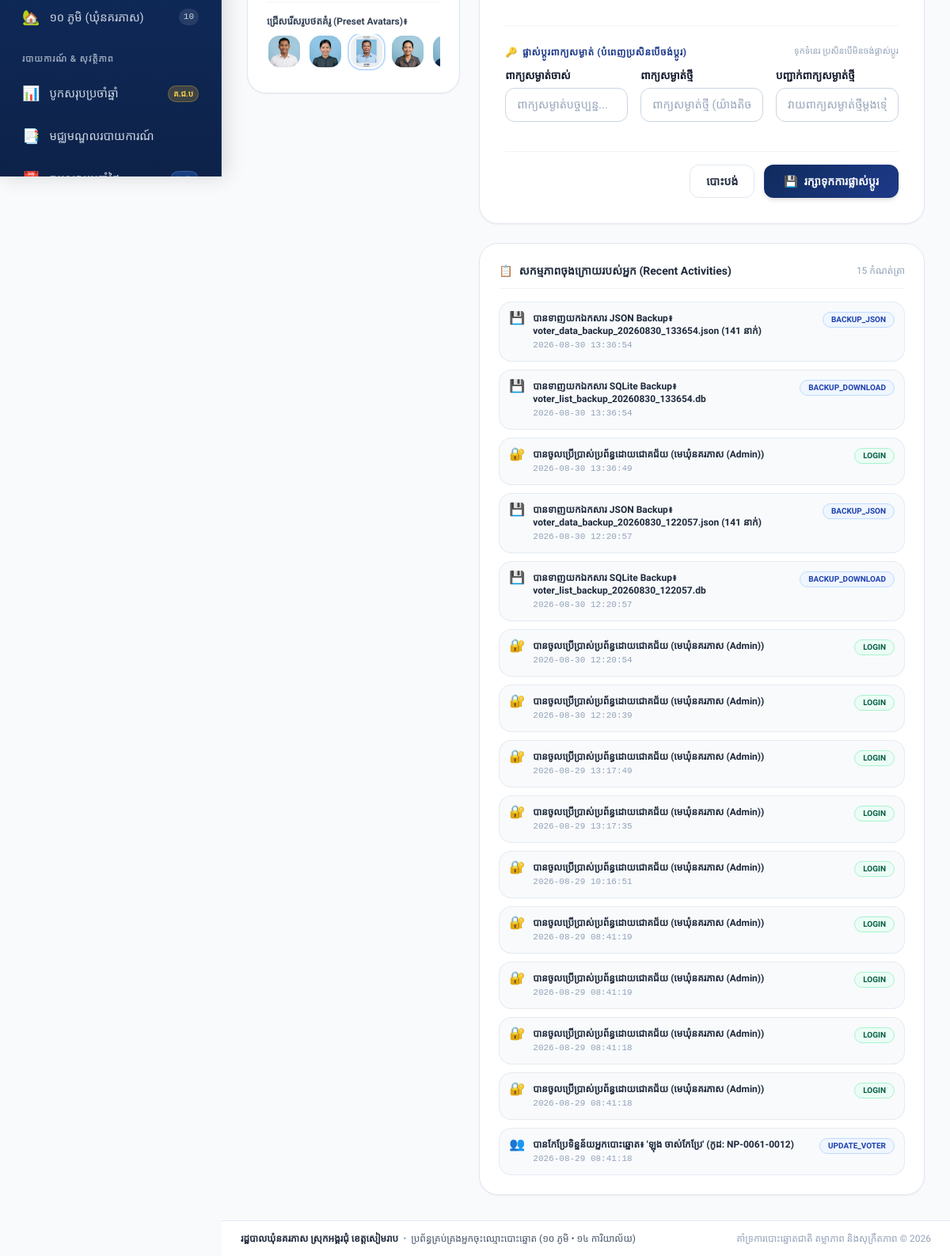
The page /profile (signed in, lower part) on the database as committed earlier.
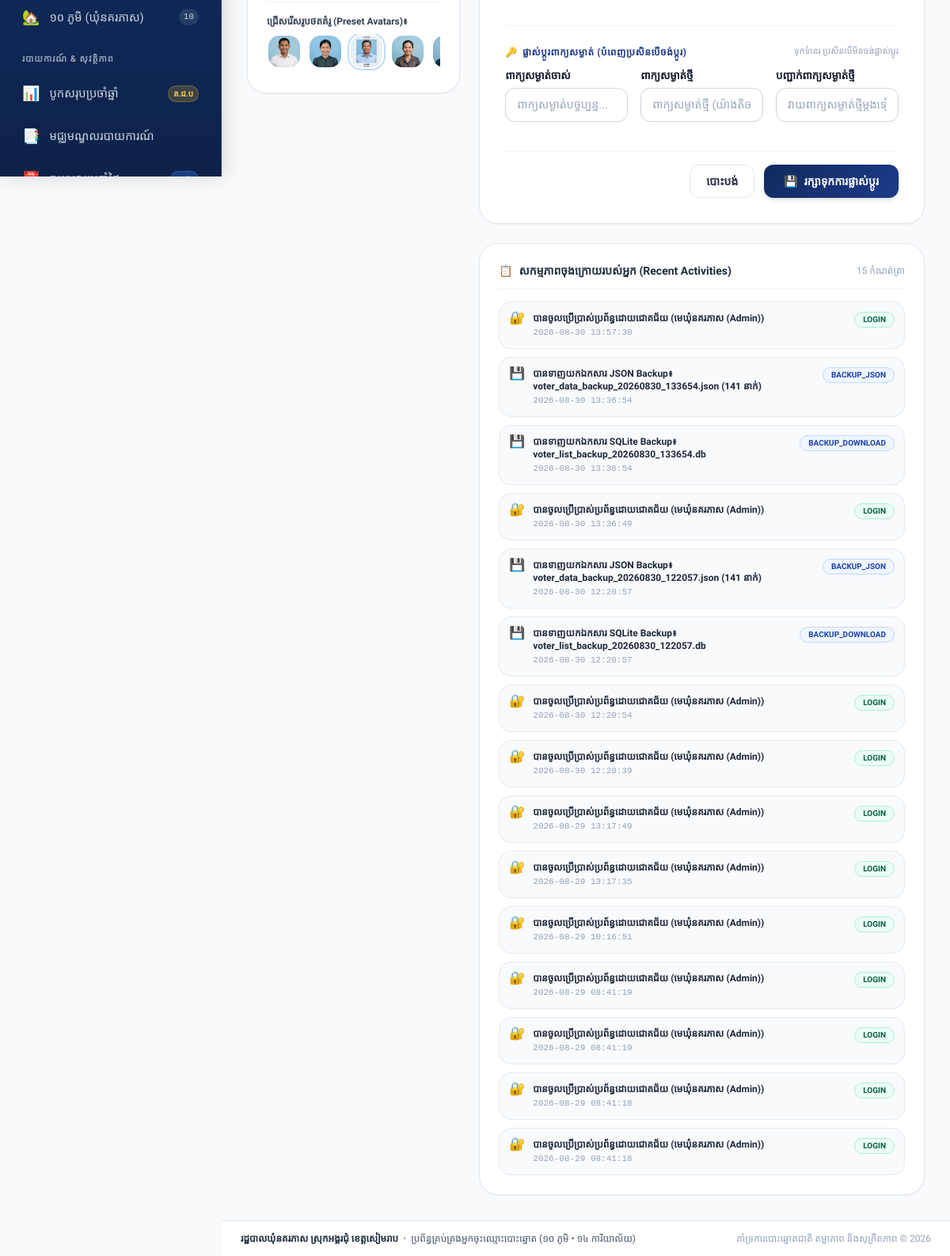
The same page on the database as committed later.
### app/models.py (models this page shows)
class AuditLog(Base):
    __tablename__ = "audit_logs"
    id = Column(Integer, primary_key=True, index=True)
    user_id = Column(Integer, ForeignKey("users.id"), nullable=True)
    username = Column(String(50), nullable=True)
    user_full_name = Column(String(100), nullable=True)
    user_role = Column(String(30), nullable=True)
    action = Column(String(50), nullable=False) # LOGIN, LOGOUT, CREATE_VOTER, UPDATE_VOTER, DELETE_VOTER, CHECKIN, UNCHECKIN, BACKUP, RESTORE, EXPORT
    action_type = Column(String(30), default="info") # info, success, warning, danger
    target_type = Column(String(50), nullable=True) # voter, user, station, village, system
    target_id = Column(String(50), nullable=True)
    description = Column(Text, nullable=False)
    ip_address = Column(String(50), nullable=True)
    created_at = Column(DateTime, default=get_cambodia_now)
    user = relationship("User", foreign_keys=[user_id])

### app/routes/user_routes.py (the view)
@router.get("/profile", response_class=HTMLResponse)
def user_profile_page(request: Request, db: Session = Depends(get_db)):
    current_user = get_current_user_optional(request, db)
    if not current_user:
        return RedirectResponse(url="/login", status_code=302)
    user_logs = db.query(AuditLog).filter(
        AuditLog.user_id == current_user.id
    ).order_by(AuditLog.created_at.desc()).limit(15).all()
    return templates.TemplateResponse(request=request, name="users/profile.html", context={
        "current_user": current_user,
        "preset_avatars": PRESET_AVATARS,
        "user_logs": user_logs
    })

### app/templates/users/profile.html (shortened to what this page needs)
{% extends "base.html" %}
{% block content %}
<div class="space-y-6 max-w-6xl mx-auto">
    <div class="grid grid-cols-1 lg:grid-cols-3 gap-6">
        <div class="lg:col-span-1 space-y-6">
            <div class="card p-6 bg-white rounded-3xl border border-slate-200 shadow-sm text-center">
                <div class="mt-5 pt-4 border-t border-slate-100 text-left">
                    <label class="text-xs font-bold text-slate-700 block mb-2 font-kh-heading">
                        ជ្រើសរើសរូបថតគំរូ (Preset Avatars)៖
                    </label>
                    <div class="flex items-center gap-2 overflow-x-auto pb-1.5" id="presetAvatarsScroll">
                        {% for avatar in preset_avatars %}
                        <img src="{{ avatar }}"
                             onclick="selectProfilePresetAvatar('{{ avatar }}', this)"
                             class="w-11 h-11 rounded-2xl object-cover border-2 border-transparent hover:border-blue-500 cursor-pointer transition flex-shrink-0 preset-avatar-item {% if current_user.photo_url == avatar %}border-blue-600 ring-2 ring-blue-200{% endif %}"
                             title="ជ្រើសរូបនេះ">
                        {% endfor %}
                    </div>
                </div>
            </div>
        </div>
        <div class="lg:col-span-2 space-y-6">
            <div class="card p-6 sm:p-8 bg-white rounded-3xl border border-slate-200 shadow-sm">
                <form id="userProfileForm" onsubmit="submitUserProfileForm(event)" enctype="multipart/form-data" class="space-y-6">
                    <div>
                        <div class="grid grid-cols-1 sm:grid-cols-2 gap-4">
                        </div>
                    </div>
                    <div class="pt-6 border-t border-slate-100">
                        <div class="flex items-center justify-between mb-3">
                            <h3 class="text-xs font-bold text-blue-900 uppercase tracking-wider font-kh-heading flex items-center gap-1.5">
                                <span>🔑</span> ផ្លាស់ប្តូរពាក្យសម្ងាត់ (បំពេញប្រសិនបើចង់ប្តូរ)
                            </h3>
                            <span class="text-[11px] text-slate-400">ទុកទំនេរ ប្រសិនបើមិនចង់ផ្លាស់ប្តូរ</span>
                        </div>
                        <div class="grid grid-cols-1 sm:grid-cols-3 gap-4">
                            <div class="form-group">
                                <label class="form-label">ពាក្យសម្ងាត់ចាស់</label>
                                <input type="password" name="current_password" id="currentPasswordInput" placeholder="ពាក្យសម្ងាត់បច្ចុប្បន្ន..." class="form-control">
                            </div>
                            <div class="form-group">
                                <label class="form-label">ពាក្យសម្ងាត់ថ្មី</label>
                                <input type="password" name="new_password" id="newPasswordInput" placeholder="ពាក្យសម្ងាត់ថ្មី (យ៉ាងតិច ៤ ខ្ទង់)..." class="form-control">
                            </div>
                            <div class="form-group">
                                <label class="form-label">បញ្ជាក់ពាក្យសម្ងាត់ថ្មី</label>
                                <input type="password" name="confirm_password" id="confirmPasswordInput" placeholder="វាយពាក្យសម្ងាត់ថ្មីម្តងទៀត..." class="form-control">
                            </div>
                        </div>
                    </div>
                    <div class="pt-4 border-t border-slate-100 flex items-center justify-end gap-3">
                        <a href="/dashboard" class="btn btn-outline py-2.5 px-5 text-sm font-semibold">
                            បោះបង់
                        </a>
                        <button type="submit" id="saveProfileBtn" class="btn btn-primary py-2.5 px-6 text-sm font-bold shadow-md flex items-center gap-2">
                            <span>💾</span>
                            <span>រក្សាទុកការផ្លាស់ប្តូរ</span>
                        </button>
                    </div>
                </form>
            </div>
            <div class="card p-6 bg-white rounded-3xl border border-slate-200 shadow-sm">
                <div class="flex items-center justify-between pb-3 border-b border-slate-100 mb-4">
                    <h3 class="text-sm font-bold text-slate-800 font-kh-heading flex items-center gap-2">
                        <span>📋</span> សកម្មភាពចុងក្រោយរបស់អ្នក (Recent Activities)
                    </h3>
                    <span class="text-xs text-slate-400">{{ user_logs|length }} កំណត់ត្រា</span>
                </div>
                {% if user_logs %}
                <div class="space-y-2.5">
                    {% for log in user_logs %}
                    <div class="p-3 rounded-2xl bg-slate-50 border border-slate-200/80 flex items-start justify-between gap-3 text-xs">
                        <div class="flex items-start gap-2.5 min-w-0">
                            <span class="text-base leading-none">
                                {% if log.action == 'CHECKIN' %}⚡
                                {% elif 'VOTER' in log.action %}👥
                                {% elif 'BACKUP' in log.action %}💾
                                {% elif 'LOGIN' in log.action %}🔐
                                {% elif 'PROFILE' in log.action %}👤
                                {% else %}📝{% endif %}
                            </span>
                            <div class="min-w-0">
                                <div class="font-bold text-slate-800">{{ log.description }}</div>
                                <div class="text-[11px] text-slate-400 font-mono mt-0.5">{{ log.created_at.strftime('%Y-%m-%d %H:%M:%S') if log.created_at else '' }}</div>
                            </div>
                        </div>
                        <span class="badge badge-{% if log.action_type == 'success' %}success{% elif log.action_type == 'danger' %}danger{% elif log.action_type == 'warning' %}warning{% else %}primary{% endif %} text-[10px] flex-shrink-0">
                            {{ log.action }}
                        </span>
                    </div>
                    {% endfor %}
                </div>
                {% else %}
                <div class="text-center py-6 text-slate-400 text-xs">
                    មិនទាន់មានកំណត់ត្រាសកម្មភាពនៅឡើយទេ
                </div>
                {% endif %}
            </div>
        </div>
    </div>
</div>
{% endblock %}

### app/templates/base.html (shortened to what this page needs)
<!DOCTYPE html>
<html lang="km">
<head>
    <script src="https://cdn.tailwindcss.com"></script>
    <link rel="stylesheet" href="/static/css/style.css?v=28.0">
    <link rel="stylesheet" href="/static/css/print.css?v=28.0" media="print">
</head>
<body class="bg-slate-50 dark:bg-[#0b1329] min-h-screen text-slate-800 dark:text-slate-100 antialiased m-0 p-0 w-full overflow-x-hidden">
    <div class="app-layout">
        {% if current_user %}
        <aside id="appSidebar" class="sidebar no-print">
            <nav class="flex-1 px-3 py-2 space-y-1">
                {% if current_user.role != 'viewer' %}
                <a href="/villages" class="sidebar-nav-link {% if '/villages' in request.url.path %}active{% endif %}">
                    <span class="text-lg">🏡</span>
                    <span class="flex-1">១០ ភូមិ (ឃុំនគរភាស)</span>
                    <span class="text-[11px] px-1.5 py-0.5 rounded-full bg-white/10 text-slate-300 font-mono">10</span>
                </a>
                {% endif %}
                <div class="sidebar-nav-header {% if current_user.role != 'viewer' %}mt-3{% endif %}">របាយការណ៍ & សុវត្ថិភាព</div>
                <a href="/reports/annual-summary"
                    class="sidebar-nav-link {% if '/reports/annual-summary' in request.url.path %}active{% endif %}">
                    <span class="text-lg">📊</span>
                    <span class="flex-1">បូកសរុបប្រចាំឆ្នាំ</span>
                    <span
                        class="text-[10px] px-1.5 py-0.5 rounded-full bg-amber-400/20 text-amber-300 font-bold border border-amber-400/30">គ.ជ.ប</span>
                </a>
                <a href="/reports" class="sidebar-nav-link {% if request.url.path == '/reports' %}active{% endif %}">
                    <span class="text-lg">📑</span>
                    <span>មជ្ឈមណ្ឌលរបាយការណ៍</span>
                </a>
                <a href="/reports/daily"
                    class="sidebar-nav-link {% if '/reports/daily' in request.url.path %}active{% endif %}">
                    <span class="text-lg">📅</span>
                    <span class="flex-1">ចុះឈ្មោះប្រចាំថ្ងៃ</span>
                    <span
                        class="text-[10px] px-1.5 py-0.5 rounded-full bg-blue-500/30 text-blue-200 font-bold border border-blue-400/30">Daily</span>
                </a>
            </nav>
        </aside>
        {% endif %}
        <div class="content-wrapper">
            <main class="flex-1 p-4 sm:p-6 lg:p-8 w-full min-w-0">
                {% block content %}{% endblock %}
            </main>
            <footer class="app-footer no-print">
                <div class="app-footer-container text-xs text-slate-500">
                    <div class="flex items-center gap-1.5 flex-wrap">
                        <strong class="text-slate-800">រដ្ឋបាលឃុំនគរភាស ស្រុកអង្គរជុំ ខេត្តសៀមរាប</strong>
                        <span class="text-slate-400">•</span>
                        <span class="text-slate-600">ប្រព័ន្ធគ្រប់គ្រងអ្នកចុះឈ្មោះបោះឆ្នោត (១០ ភូមិ • ១៤
                            ការិយាល័យ)</span>
                    </div>
                    <div class="text-slate-400 font-medium">
                        គាំទ្រការបោះឆ្នោតជាតិ តម្លាភាព និងសុក្រឹតភាព © 2026
                    </div>
                </div>
            </footer>
        </div>
    </div>
</body>
</html>

Rows that differ between the two databases and show on the page:
no longer on this page (row unchanged): AuditLog: description "បានកែប្រែទិន្នន័យអ្នកបោះឆ្នោត៖ 'ឡុង ចាស់កែប្រែ' (កូដ: NP-0061-0012)", created_at "2026-08-29 08:41:18", action "UPDATE_VOTER", action_type "info" (drawn)
added AuditLog: description "បានចូលប្រើប្រាស់ប្រព័ន្ធដោយជោគជ័យ (មេឃុំនគរភាស (Admin))", created_at "2026-08-30 13:57:30", action "LOGIN"
